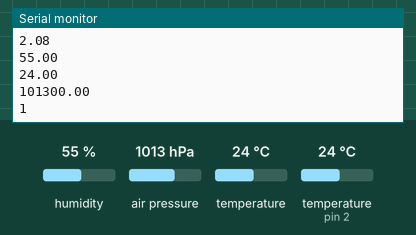
A sketch run on a simulated Arduino Uno, built with avr-gcc and run on an emulated ATmega328P. On the bench: the last lines printed to the serial monitor. The test bench sets the inputs (shaded band); at power-on: humidity 55 %, air pressure 1013 hPa, temperature 24 °C, temperature (sensor on pin 2) 24 °C. Storage starts empty; no radio packets arrive unless stated.

Above: at 1.3 s.
1.4 s: humidity set to 22 %
3.3 s: air pressure set to 952 hPa
At 4.9 s:
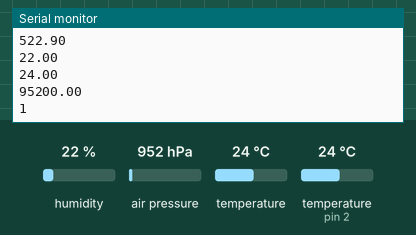
5.2 s: temperature (sensor 0) set to 12 °C
At 6.7 s:
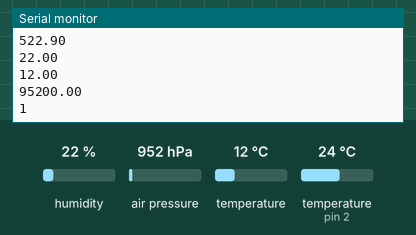
7.1 s: humidity set to 40 %
9.0 s: air pressure set to 975 hPa
At 11.4 s:
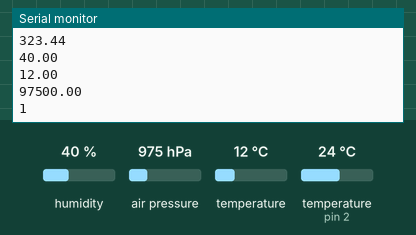
Timing chart, 0 to 11.9 s (numbered marks = the images above; inputs shaded):
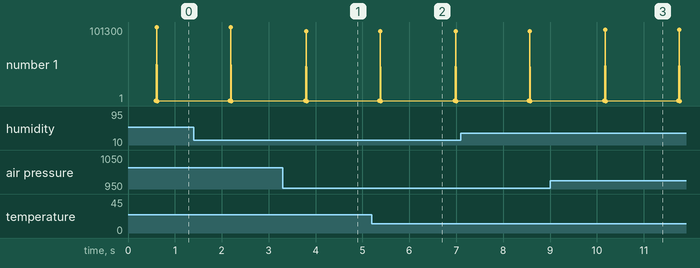

Measured:
- after the input at 3.3 s, the serial monitor: prints a new line after 0.48 s (image 1)
- after the input at 5.2 s, the serial monitor: prints a new line after 0.18 s (image 2)
- after the input at 9.0 s, the serial monitor: prints a new line after 1.2 s (image 3)

The sketch:

Cansat.ino
```cpp
#include <RH_ASK.h>
#include <SPI.h> // Not actually used but needed to compile

#include <Wire.h>
#include <Adafruit_Sensor.h>
//#include "Adafruit_BMP280.h"
#include <Adafruit_BMP085.h>
#include "DHT.h"                                    //Library for the DHT11 Sensor
#include <SD.h> //Load SD library
int chipSelect = 10; //chip select pin for the MicroSD Card Adapter
File file; // file object that is used to read and write data

//-----------------------------------------------------------------------------------------------------
//                                               DEFINES
//-----------------------------------------------------------------------------------------------------

#define DHTPIN  2                                   //DHT Output on D2
#define DHTTYPE DHT11                               //DHT Type (11,21,22)
//Adafruit_BMP280 bmp; // I2C
 Adafruit_BMP085 bmp;


RH_ASK driver(2000,8,7);

struct package                                      //Struct Type Name
{
  float temperature ;                               //Struct Member
  float pressure ;                               //Struct Member
  float alt ;                               //Struct Member
  float humidity ;                                  //Struct Member
};


typedef struct package Package;                     //Define name of
Package data;                                       //Object name
byte tx_buf[sizeof(data)] = {0};

//-----------------------------------------------------------------------------------------------------
//                                            LIBRARY CALLS
//-----------------------------------------------------------------------------------------------------
DHT dht(DHTPIN, DHTTYPE);                           //Create instance of DHT called dht

void setup()
{
    Serial.begin(9600);    // Debugging only
    if (!driver.init())
         Serial.println("init failed");
}

void loop()
{
  readSensor();
    memcpy(tx_buf, &data, sizeof(data) );
  byte zize=sizeof(data);

driver.send((uint8_t *)tx_buf, zize); driver.waitPacketSent();
   Serial.println(data.alt );
  Serial.println(data.humidity );
  Serial.println(data.temperature );
  Serial.println(data.pressure );
file = SD.open("recvdata.csv", FILE_WRITE); // open file to write data
  if (file) {

    file.print(data.alt ); // write number to file
    file.print(","); // write number to file
    file.print(data.humidity); // write number to file
    file.print(","); // write number to file
    file.print(data.temperature); // write number to file
    file.print(","); // write number to file
    file.println(data.pressure); // write number to file
    file.close(); // close file
    Serial.println("1"); // debug output: show written number in serial monitor
  } else {
    Serial.println("0");
  }
   delay(1000);
}

void readSensor()                                   //readSensor function
{
 delay(500);                                       //wait 1 second
 dht.begin();
 bmp.begin();    //Begin the sensor
 data.humidity = dht.readHumidity();                //get humidity & store in Struct variable data.humidity
 data.temperature = bmp.readTemperature();         //get temperature & store in Struct variable data.temperature
 data.pressure = bmp.readPressure();               //get temperature & store in Struct variable data.temperature
 data.alt =  bmp.readAltitude ();  //Change the "1050.35" to your city current barrometric pressure (https://www.wunderground.com)
}
```
